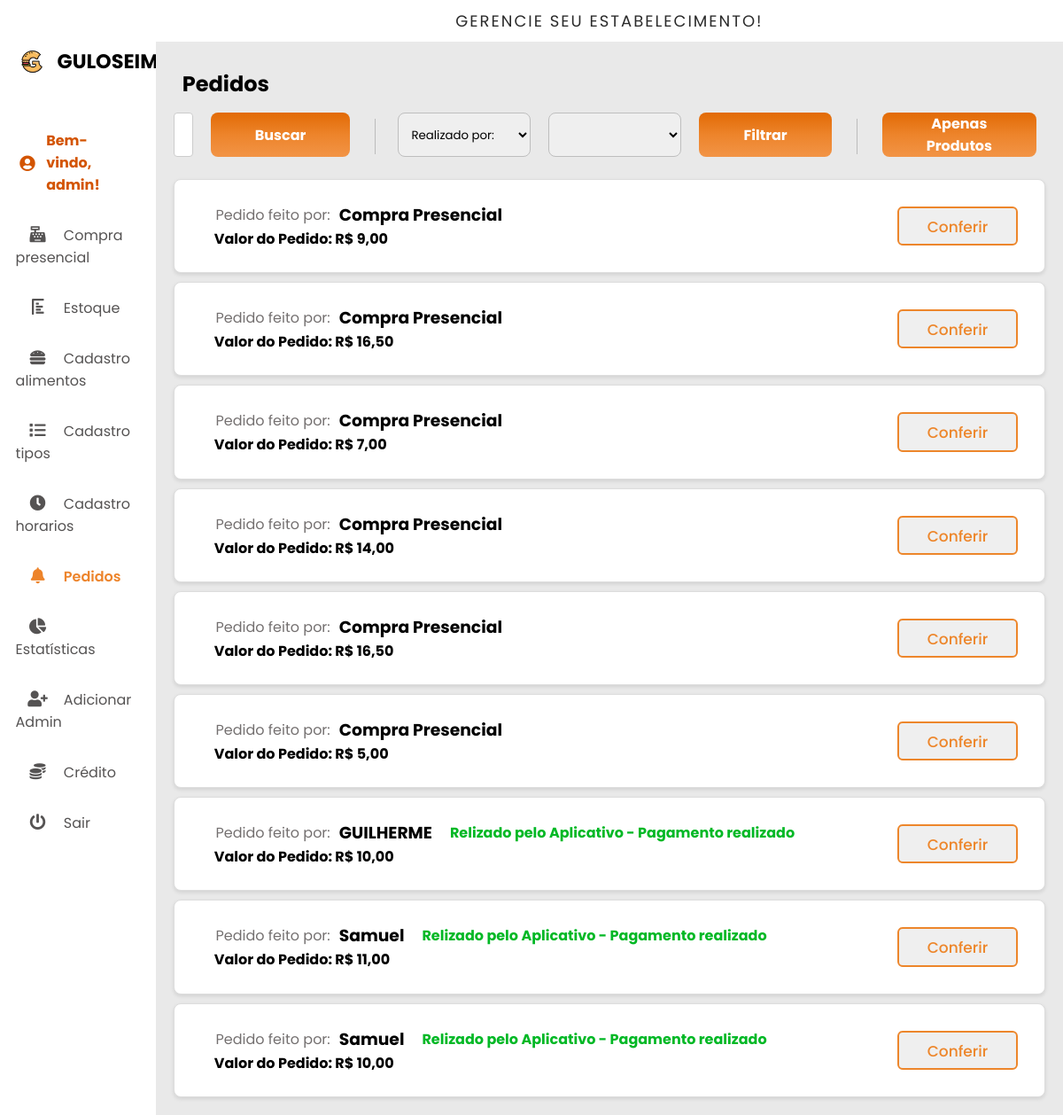
Screenshot of /Site/Pedidos.php (signed in) with the database file from the repository.
### tables this page shows
CREATE TABLE `pedido` (
  `id` int(11) NOT NULL,
  `codigoConfirmacao` varchar(4) DEFAULT NULL,
  `totalPedido` decimal(10,2) DEFAULT NULL,
  `dataPedido` date DEFAULT NULL,
  `horaPedido` time DEFAULT NULL,
  `FK_horario_id` int(11) DEFAULT NULL,
  `FK_estudante_id` int(11) DEFAULT NULL,
  `statusPedido` varchar(50) DEFAULT NULL
);

CREATE TABLE `estudante` (
  `id` int(11) NOT NULL,
  `nome` varchar(250) DEFAULT NULL,
  `email` varchar(250) DEFAULT NULL,
  `senha` varchar(250) DEFAULT NULL,
  `saldo` decimal(10,2) DEFAULT NULL,
  `verificacao` tinyint(1) NOT NULL,
  `token` int(4) DEFAULT NULL
);

### Site/fetchOrders.php (called while the page is built, shortened)
<?php
include 'db.php';
function fetchOrders($timePeriod = null, $filterType = null) {
    global $conn;
    $query = "SELECT
                pedido.id AS pedidoId,
                codigoConfirmacao,
                estudante.nome AS estudanteNome,
                pedido.totalPedido,
                pedido.dataPedido,
                pedido.horaPedido,
                pedido.statusPedido,
                pedido.FK_estudante_id,
                produto.nomeProd AS nomeProd,
                item_pedido.valorItemPedido,
                item_pedido.quantidadeItemPedido
              FROM pedido
              JOIN estudante ON pedido.FK_estudante_id = estudante.id
              JOIN item_pedido ON pedido.id = item_pedido.FK_pedido_id
              JOIN produto ON item_pedido.FK_produto_id = produto.id
              JOIN horario ON pedido.FK_horario_id = horario.id";
    $query .= " WHERE pedido.statusPedido IN ('Aguardando Retirada','Aguardando Pagamento')";
    $query .= " ORDER BY pedido.dataPedido ASC, pedido.horaPedido ASC";
    $stmt = $conn->prepare($query);
    $stmt->execute();
    $results = $stmt->fetchAll(PDO::FETCH_ASSOC);
    $orders = [];
    foreach ($results as $row) {
        $pedidoId = $row['pedidoId'];
        if (!isset($orders[$pedidoId])) {
            $orders[$pedidoId] = [
                'pedidoId' => $pedidoId,
                'codigoConfirmacao' => $row['codigoConfirmacao'],
                'estudanteNome' => $row['estudanteNome'],
                'totalPedido' => $row['totalPedido'],
                'dataPedido' => $row['dataPedido'],
                'horaPedido' => $row['horaPedido'],
                'statusPedido' => $row['statusPedido'],
                'FK_estudante_id' => $row['FK_estudante_id'],
                'itens' => []
            ];
        }
        $orders[$pedidoId]['itens'][] = [
            'nome_produto' => $row['nomeProd'],
            'valor_item' => $row['valorItemPedido'],
            'quantidade' => $row['quantidadeItemPedido']
        ];
    }
    return array_values($orders);
}
?>

### Site/Pedidos.php (the view, shortened to what this page needs)
<?php
include 'fetchOrders.php';
$timePeriod = isset($_GET['timePeriod']) ? $_GET['timePeriod'] : null;
?>
<!DOCTYPE html>
<html lang="PT-BR">
<head>
  <link rel="stylesheet" href="style.css" />
  <link rel="stylesheet" href="https://cdnjs.cloudflare.com/ajax/libs/font-awesome/5.15.4/css/all.min.css" />
</head>
<body>
  <div class="container">
    <nav>
      <div class="navbar">
        <div class="logo">
          <img src="Imagens/GULOSEIMA LOGO NOVO.png" alt>
          <h1>GULOSEIMA</h1>
        </div>
        <ul>
          <li class="user-name">
            <i class="fas fa-user-circle"></i>
            Bem-vindo, <?php echo $_SESSION['nome']; ?>!
          </li>
          <li><a href="compraPresencial.php">
              <i class="fas fa-solid fa-cash-register"></i>
              <span class="nav-item">Compra
                presencial</span>
            </a>
          </li>
          <li><a href="cardapioAlimentos.php">
              <i class="fas fa-solid fa-chart-bar fa-rotate-90"></i>
              <span class="nav-item">Estoque</span>
            </a>
          </li>
          <li><a href="cadastroAlimentos.php">
              <i class="fas fa-solid fa-hamburger"></i>
              <span class="nav-item">Cadastro alimentos</span>
            </a>
          </li>
          <li><a href="cadastrotipos.php">
              <i class="fas fa-solid fa-list"></i>
              <span class="nav-item">Cadastro tipos </span>
            </a>
          </li>
          <li><a href="cadastrohorarios.php">
              <i class="fas fa-solid fa-clock"></i>
              <span class="nav-item">Cadastro horarios</span>
            </a>
          </li>
          <li><a href="Pedidos.php">
              <i class="fas fa-solid fa-bell" style="color: #ed842b;"></i>
              <span class="nav-item" style="color: #ed842b; font-weight: 600;">Pedidos</span>
            </a>
          </li>
          <li><a href="telaGraficos.php">
              <i class="fas fa-solid fa-chart-pie"></i>
              <span class="nav-item">Estatísticas</span>
            </a>
          </li>
          <?php if (isset($_SESSION['id']) && $_SESSION['id'] == 1) { ?>
            <li><a href="adicionarAdmin.php">
                <i class="fas fa-solid fa-user-plus"></i>
                <span class="nav-item">Adicionar Admin</span>
              </a>
            </li>
          <?php } ?>
          <li><a href="AdicionarCredito.php">
              <i class="fas fa-coins"></i>
              <span class="nav-item">Crédito</span>
            </a>
          </li>
          <li><a href="tela-login/index.html">
              <i class="fas fa-solid fa-power-off"></i>
              <span class="nav-item">Sair</span>
            </a>
          </li>
        </ul>
      </div>
    </nav>
    <section class="main">
      <div class="main-top">
        <p>Gerencie Seu Estabelecimento!</p>
      </div>
      <div class="main-body">
        <h1>Pedidos</h1>
        <div class="search-bar">
          <input type="number" id="search-bar" placeholder="Digite o código do pedido...">
          <button id="search-button" class="btn">Buscar</button>
          <form method="GET" action="pedidos.php" style="display: flex; align-items: center; margin: 0;">
            <select name="tipoPedido" id="tipoPedido">
              <option value="">Realizado por:</option>
            </select>
            <select name="timePeriod" id="timePeriod">
            </select>
            <button class="btn" type="submit">Filtrar</button>
          </form>
          <button id="botaoprodutos" style="width: 30%;" class="btn" onclick="window.location.href='apenasprodutos.php'">Apenas Produtos</button>
        </div>
        <div class="orders" id="order-list">
        <div class="orders" id="order-list">
  <?php
  $orders = fetchOrders($timePeriod);
  if (empty($orders)) {
    echo '<p>Nenhum pedido encontrado.</p>';
  } else {
    foreach ($orders as $order) {
      if ($order['FK_estudante_id'] != 1) {
        if ($order['statusPedido'] == 'Aguardando Pagamento') {
          $mensagem = 'Relizado pelo Aplicativo - Aguardando Pagamento';
          $cor = 'red';
        } else {
          $mensagem = 'Relizado pelo Aplicativo - Pagamento realizado';
          $cor = '#00b825';
        }
      } else {
        $mensagem = null;
      }
      echo '<div class="job_card" style="align-items: center;" id="pedido-' . htmlspecialchars($order['codigoConfirmacao']) . '">';
      echo '<div class="job_details">';
      echo '<div class="text show-popup" style="display: flex; align-items: center;">';
      echo '<span style="padding-right: 10px;">Pedido feito por:</span>';
      echo '<h3>' . htmlspecialchars($order['estudanteNome']) . '</h3>';
      if ($mensagem) {
        echo '<span style="color: ' . $cor . '; font-weight: bold; padding-left: 20px;">' . $mensagem . '</span>';
      }
      echo '</div>';
      echo '<h4 style="padding-left: 35px">Valor do Pedido: R$ ' . number_format($order['totalPedido'], 2, ',', '.') . '</h4>';
      echo '</div>';
      echo '<div class="job_salary">';
      echo '<button class="buttonAlt">Conferir</button>';
      echo '</div>';
      echo '</div>';
    }
  }
  ?>
</div>
      </div>
    </section>
  </div>
</body>
</html>

### Site/style.css (style rules this page uses)
* { margin: 0; padding: 0; outline: none; border: none; text-decoration: none; list-style: none; box-sizing: border-box; font-family: "Poppins", sans-serif; }
body { background: rgb(233, 233, 233); overflow-x: hidden; }
.container { display: flex; width: 100%; margin: auto; height: auto; z-index: 10; }
nav { position: sticky; top: 0; left: 0; bottom: 0; width: 15%; height: 110vh; background: #fff; overflow-y: auto; z-index: 10; max-height: 100vh; }
.navbar { width: 80%; margin: 0 auto; z-index: 10; }
.logo { margin: 2rem 0 2.5rem 0; padding-bottom: 0rem; display: flex; align-items: center; width: 2rem; }
.logo img { width: 37px; height: 37px; border-radius: 50%; }
.logo h1 { margin-right: 15rem; text-transform: uppercase; font-size: 1.4rem; }
ul { margin: 0 auto; }
li { padding-bottom: 2rem; }
li a { font-size: 16px; color: rgb(85, 83, 83); }
nav i { width: 50px; font-size: 18px; text-align: center; }
.main { width: 100%; }
.main-top { width: 100%; background: #fff; padding: 10px; text-align: center; font-size: 18px; letter-spacing: 2px; text-transform: uppercase; color: rgb(43, 43, 43); }
.main-body { padding: 10px 10px 10px 20px; position: sticky; }
h1 { margin: 20px 10px; }
.job_card { width: 100%; padding: 15px; cursor: pointer; display: flex; border-radius: 10px; background: #b80c0c; margin-bottom: 15px; justify-content: space-between; border: 2px solid rgb(190, 190, 190); box-shadow: 0 20px 30px rgba(0, 0, 0, 0.1); }
.job_details { display: flex; flex-direction: column; }
.job_details .text { margin-left: 2.3rem; }
.job_details .text span { color: rgb(116, 112, 112); }
.job_salary { text-align: left; color: rgb(54, 54, 54); }
.buttonAlt { --color: #ed862b; font-family: inherit; display: inline-block; width: 8em; height: 2.6em; line-height: 2.5em; margin: 20px; position: relative; overflow: hidden; border: 2px solid var(--color); transition: color .5s; z-index: 0; font-size: 17px; border-radius: 6px; font-weight: 500; color: var(--color); }
.buttonAlt:before { content: ""; position: absolute; z-index: -1; background: var(--color); height: 150px; width: 200px; border-radius: 50%; }
.buttonAlt:before { top: 100%; left: 100%; transition: all .7s; }
.btn { height: 55px; background: #F2F2F2; border-radius: 11px; border: 0; outline: none; color: #ffffff; font-size: 16px; font-weight: 700; background: linear-gradient(0deg, #f29446 0%, #ed842b 50%, #E26A05 100%); box-shadow: 0px 0px 0px 0px #FFFFFF, 0px 0px 0px 0px #000000; transition: all 0.3s cubic-bezier(0.15, 0.83, 0.66, 1); padding-left: 50px; padding-right: 50px; margin-top: 10px; cursor: pointer; }

### Site/Pedidos.php (style rules this page uses)
body { overflow: hidden; }
.main { flex: 1; }
.main-body { max-height: 97vh; overflow-y: auto; }
.user-name { color: #D35400; font-weight: bold; margin-right: 20px; display: flex; align-items: center; }
.user-name i { margin-right: 8px; }
.job_card { display: flex; flex-direction: row; align-items: center; justify-content: space-between; border: 1px solid #ddd; padding: 10px; width: 99%; margin-bottom: 10px; border-radius: 8px; background-color: #fff; box-shadow: 0 2px 4px rgba(0, 0, 0, 0.1); transition: border 0.4s; }
#search-bar { padding: 10px; width: 70%; border: 1px solid #ccc; border-radius: 4px; }
.search-bar { display: flex; height: 50px; margin-bottom: 20px; flex-direction: row; align-items: center; }
.search-bar input, .search-bar select, .search-bar button { border-radius: 8px; height: 50px; margin: 0 20px 10px 0; }
.search-bar input { width: 70%; }
.search-bar select { width: 150px; padding: 0 10px; border: 1px solid rgb(190, 190, 190); }

### rows the page displays
pedido: FK_estudante.nome "Compra Presencial", totalPedido "9,00"
pedido: FK_estudante.nome "Compra Presencial", totalPedido "16,50"
pedido: FK_estudante.nome "Compra Presencial", totalPedido "7,00"
pedido: FK_estudante.nome "Compra Presencial", totalPedido "14,00"
pedido: FK_estudante.nome "Compra Presencial", totalPedido "16,50"
pedido: FK_estudante.nome "Compra Presencial", totalPedido "5,00"
pedido: FK_estudante.nome "GUILHERME", statusPedido "Relizado pelo Aplicativo - Pagamento realizado", totalPedido "10,00"
pedido: FK_estudante.nome "Samuel", statusPedido "Relizado pelo Aplicativo - Pagamento realizado", totalPedido "10,00"

### other values shown
$_SESSION['nome'] "admin"
$order['estudanteNome'] "Samuel"
$mensagem "Relizado pelo Aplicativo - Pagamento realizado"
$order['totalPedido'] "11,00"
